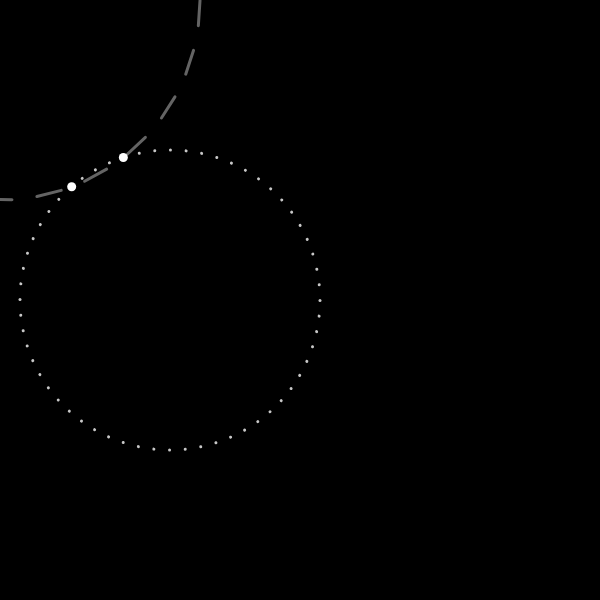
Frame 1 (no input)
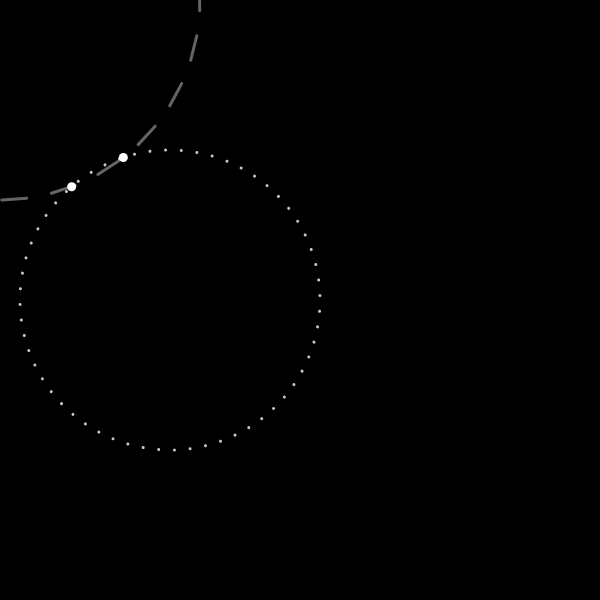
Frame 60 (no input)
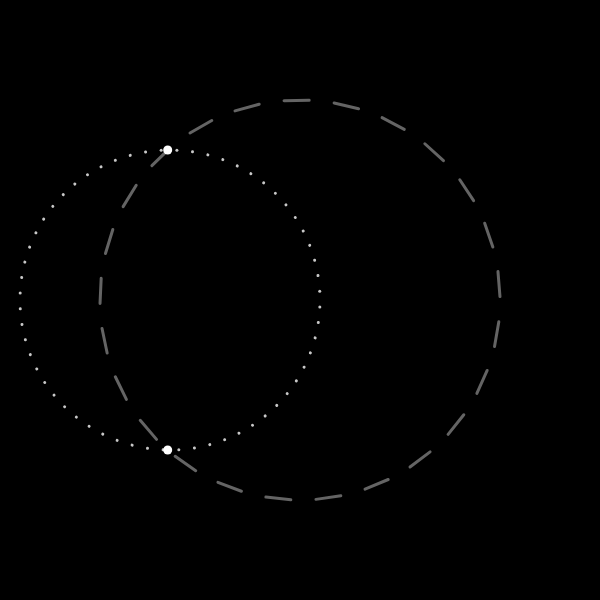
Frame 120 (the mouse pressed at the canvas centre since frame 60)

The p5.js sketch that drew these frames (run headless with seeded random() and noise() and a simulated clock; from frame 60 on, the mouse is pressed at the canvas centre):

// p5.js sketch
// ── sketch.js
// Dotted circles & Circle Intersection
// Miguel Rodríguez
// 29-04-24

const WIDTH = 600
const HEIGHT = 600
let t = 0

function setup(){
    createCanvas(WIDTH, HEIGHT)
}

function draw(){
    background(0)
    t += 0.003
    DiscLinesEllipse(color(255, 255, 255, 100), createVector(mouseX, mouseY), 200, 50, t)
    DiscLinesEllipse(color(255, 255, 255, 200), createVector(170, 300), 150, 60, t, true)
    let colls = circleCollision(mouseX, mouseY, 200, 170, 300, 150)
    if(colls){
        stroke(255)
        strokeWeight(9)
        noFill()
        point(colls[0].x, colls[0].y)
        point(colls[1].x, colls[1].y)
    }
}

function DiscLinesEllipse(col, pos, rad, dis, offset = 0, isDotted = false) {
    push()
    stroke(col)
    strokeWeight(3)
    noFill()
    translate(pos)

    let angleStep = TWO_PI / dis
    let angleStep2 = TWO_PI / dis
    let curAngleStep = offset % TWO_PI
    let limit = TWO_PI + offset % TWO_PI
    if(isDotted) angleStep2 = 0.000001

    for (let i = 0; curAngleStep < limit; i++) {
        let x1 = rad * cos(curAngleStep)
        let y1 = rad * sin(curAngleStep)
        curAngleStep += angleStep2
        let x2 = rad * cos(curAngleStep)
        let y2 = rad * sin(curAngleStep)
        curAngleStep += angleStep
        line(x1, y1, x2, y2)
    }
    pop();
}

function circleCollision(x1, y1, r1, x2, y2, r2) {
    // Calculate the distance between the centers of the circles
    const dx = x2 - x1;
    const dy = y2 - y1;
    const distanceSq = dx * dx + dy * dy;

    // Check if the circles intersect
    const radiiSumSq = (r1 + r2) ** 2;
    if (distanceSq <= radiiSumSq) {
        const distance = Math.sqrt(distanceSq);
        const d = (r1 * r1 - r2 * r2 + distanceSq) / (2 * distance);
        const intersectionX = x1 + (dx * d) / distance;
        const intersectionY = y1 + (dy * d) / distance;
        const h = Math.sqrt(r1 * r1 - d * d);
        const offsetX = (h * dy) / distance;
        const offsetY = (h * dx) / distance;

        return [createVector(intersectionX + offsetX, intersectionY - offsetY),
                createVector(intersectionX - offsetX, intersectionY + offsetY)]

        
    } else {
        // Circles do not intersect
        return undefined
    }
}
